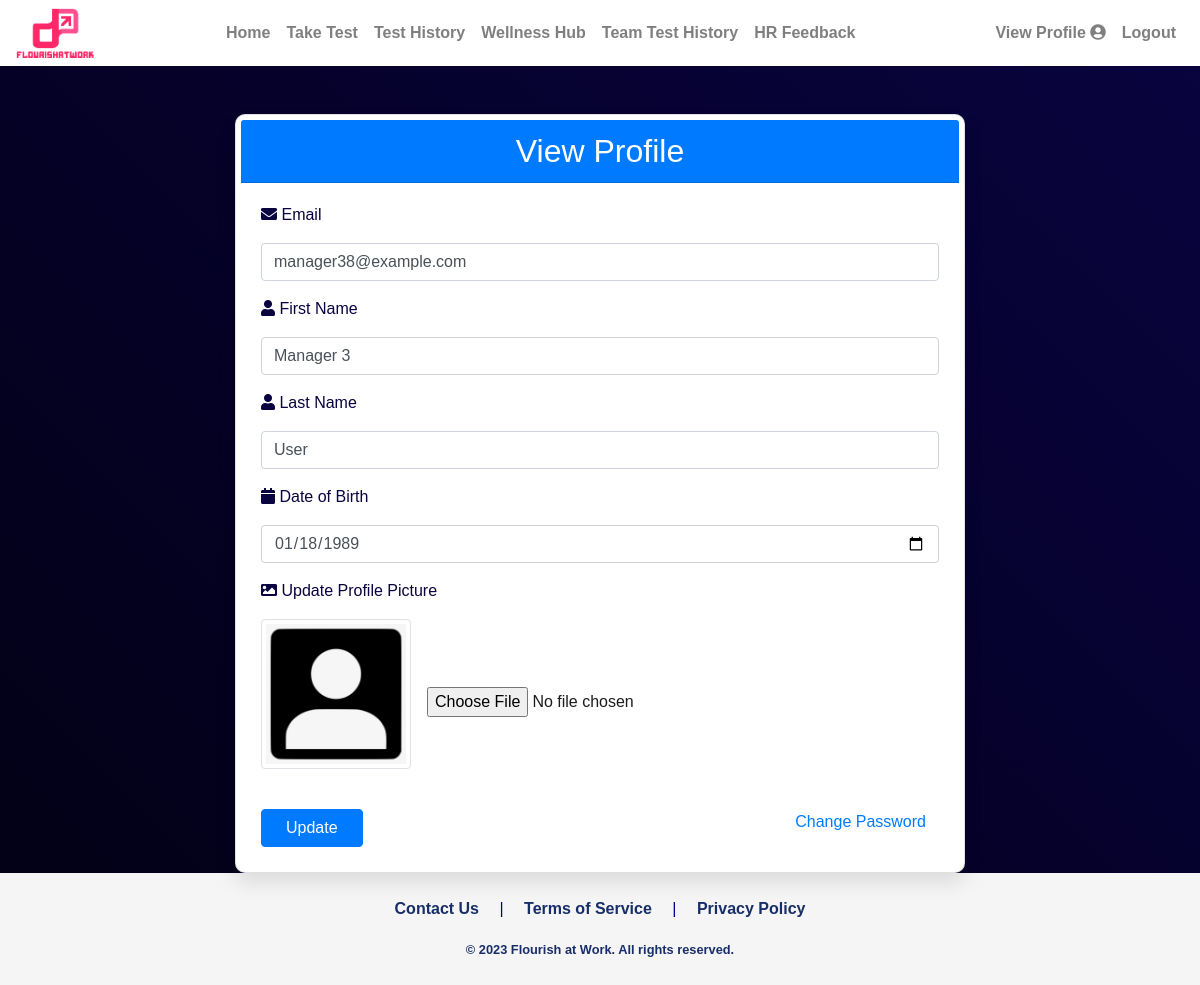
Screenshot of /view_profile (signed in) with the database file from the repository.
### app/models.py (models this page shows, shortened)
class User(UserMixin, db.Model):
    id = db.Column(db.Integer, primary_key=True)
    email = db.Column(db.String(120), index=True, unique=True)
    password_hash = db.Column(db.String(128))
    firstname = db.Column(db.String(64), nullable=False)
    lastname = db.Column(db.String(64), nullable=False)
    image = db.Column(db.String(128), nullable=True)
    date_of_birth = db.Column(db.String(64), nullable=True)  # changed from db.Date to db.String
    companyId = db.Column(db.Integer, db.ForeignKey('company.id'))
    manager_id = db.Column(db.Integer, db.ForeignKey('user.id'))
    results = db.relationship('Results', backref='user', lazy='dynamic')
    subordinates = db.relationship('User', backref=db.backref('manager', remote_side=[id]), lazy='dynamic')
    first_login = db.Column(db.Boolean, default=True)
    department = db.Column(db.String(128), nullable=True)
    title = db.Column(db.String(128), nullable=True)
    role_id = db.Column(db.Integer, db.ForeignKey('role.id'))

### app/routes.py (the view, shortened to what this page needs)
@main.route('/view_profile', methods=['GET', 'POST'])
@login_required
def view_profile():
    form = EditProfileForm(obj=current_user)
    message = None
    message_type = None
    image = url_for('static', filename='profile_pics/' + current_user.image) if current_user.image else url_for('static', filename='images/profile.jpg')
    if request.method == 'GET':
        form.email.data = current_user.email
        form.firstname.data = current_user.firstname
        form.lastname.data = current_user.lastname
        form.date_of_birth.data = current_user.date_of_birth
        return render_template('view_profile.html', title='View Profile', image_file=image, form=form, message='', message_type='')

### app/forms.py
class EditProfileForm(FlaskForm):
    email = StringField('Email', validators=[DataRequired(), Email(message="Invalid email was entered" )])
    firstname = StringField('First Name')
    lastname = StringField('Last Name')
    date_of_birth = DateField('Date of Birth', format='%Y-%m-%d')
    image = FileField('Update Profile Picture', validators=[FileAllowed(['jpg', 'png'])])
    submit = SubmitField('Update')

### app/models.py (called while the page is built)
@login_manager.user_loader
def load_user(id):
    return User.query.get(int(id))

### app/templates/view_profile.html (shortened to what this page needs)
{% extends "base.html" %}
{% block content %}
<div class="container mt-5">
    <div class="row">
        <div class="col-lg-8 offset-lg-2">
            <div class="card">
                <div class="card-header bg-primary text-white">
                    <h2 class="mb-0 text-center">View Profile</h2>
                </div>
                <div class="card-body">
                    <form method="POST" enctype="multipart/form-data">
                        <div class="form-group">
                            <label class="form-label"><i class="fa fa-envelope"></i> {{ form.email.label }}</label>
                            {{ form.email(class="form-control", value=current_user.email) }}
                        </div>
                        <div class="form-group">
                            <label class="form-label"><i class="fa fa-user"></i> {{ form.firstname.label }}</label>
                            {{ form.firstname(class="form-control", value=current_user.firstname) }}
                        </div>
                        <div class="form-group">
                            <label class="form-label"><i class="fa fa-user"></i> {{ form.lastname.label }}</label>
                            {{ form.lastname(class="form-control", value=current_user.lastname) }}
                        </div>
                        <div class="form-group">
                            <label class="form-label"><i class="fa fa-calendar"></i> {{ form.date_of_birth.label }}</label>
                            {% if current_user.date_of_birth %}
                                {{ form.date_of_birth(class="form-control", value=current_user.date_of_birth.split(" ")[0]) }}
                            {% else %}
                                {{ form.date_of_birth(class="form-control", placeholder="Select your birthdate") }}
                            {% endif %}
                        </div>
                        <div class="form-group" style="margin-bottom: 0;">
                            <label class="form-label"><i class="fa fa-image"></i> {{ form.image.label }}</label>
                        </div>
                        <div class="form-group d-flex align-items-center" style="margin-top: 0px; color: #1c1c1c;">
                            {% if current_user.image %}
                                <img src="{{ url_for('static', filename='profile_pics/' + current_user.image) }}" alt="Profile Picture" class="img-thumbnail mb-3 mr-3" style="max-width: 150px; max-height: 150px;">
                            {% else %}
                                <img src="{{ url_for('static', filename='profile_pics/default.jpg') }}" alt="Profile Picture" class="img-thumbnail mb-3 mr-3" style="max-width: 150px; max-height: 150px;">
                            {% endif %}
                            {{ form.image(class="form-control-file") }}
                        </div>
                        <div class="d-flex justify-content-between align-items-center">
                            {{ form.submit(class="btn btn-primary mt-2 px-4") }}
                            <a href="/change_password" class="btn btn-link mb-1">Change Password</a>
                        </div>
                    </form>
                </div>
            </div>
        </div>
    </div>
</div>
{% endblock %}

### app/templates/base.html (style rules this page uses)
body { font-family: 'Poppins', sans-serif; background-color: #1a1a1a; color: #e6e6e6; display: flex; flex-direction: column; min-height: 100vh; }

### app/templates/view_profile.html (style rules this page uses)
body { font-family: 'Arial', sans-serif; background: linear-gradient(45deg, #020014, #09033F); }
.form-label { color: #09033F; }
.card { border-radius: 10px; box-shadow: 0px 10px 20px rgba(0, 0, 0, 0.1); background-color: #ffffff; padding: 5px; }

### rows the page displays
User: email "manager38@example.com", firstname "Manager 3", lastname "User", date_of_birth "01/18/1989"
